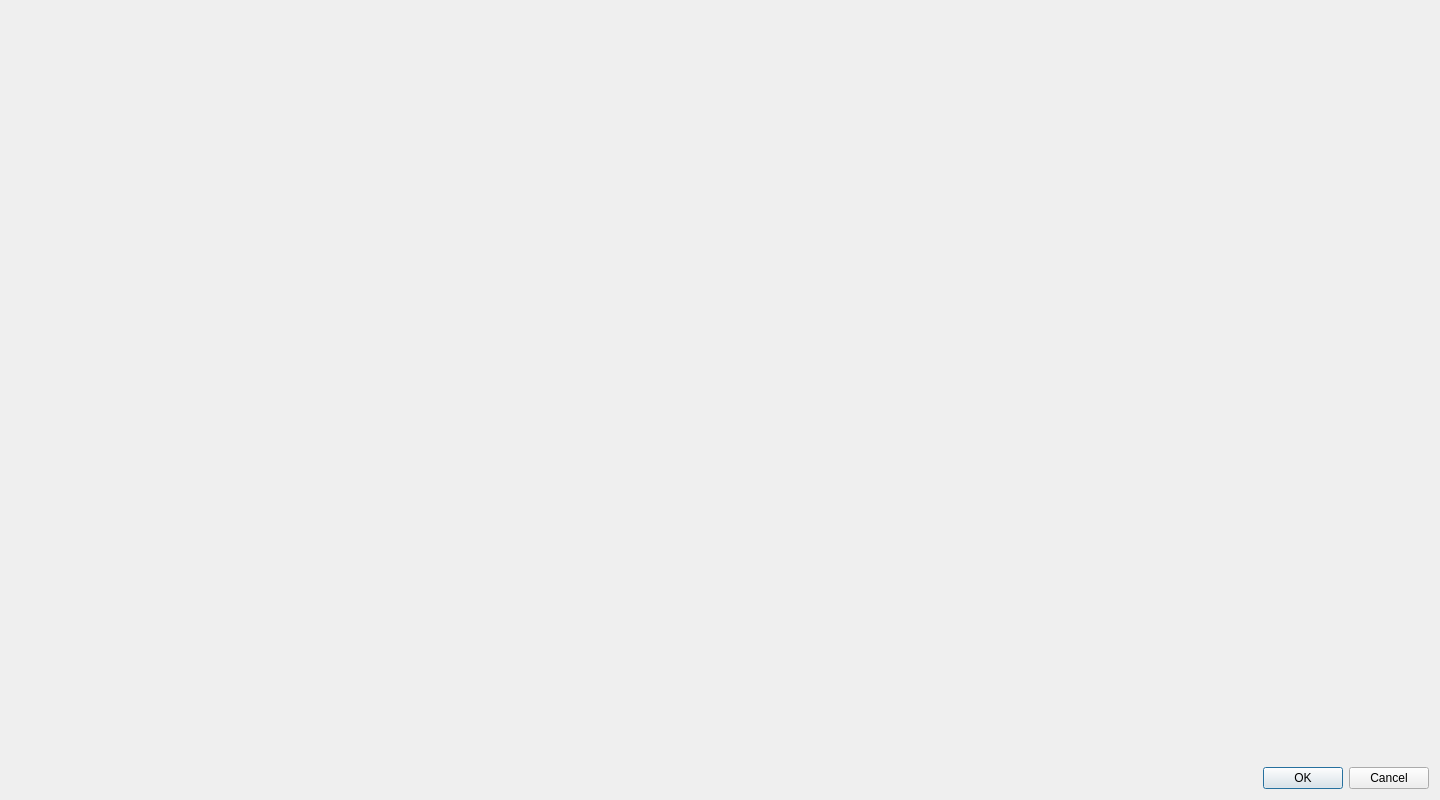
<?xml version="1.0" encoding="UTF-8"?>
<ui version="4.0">
 <class>TemporalSeriesDialog</class>
 <widget class="QDialog" name="TemporalSeriesDialog">
  <property name="geometry">
   <rect>
    <x>0</x>
    <y>0</y>
    <width>1440</width>
    <height>800</height>
   </rect>
  </property>
  <property name="windowTitle">
   <string>Attribute Exploration</string>
  </property>
  <layout class="QVBoxLayout" name="verticalLayout">
   <item>
    <layout class="QGridLayout" name="gridLayout">
     <property name="verticalSpacing">
      <number>0</number>
     </property>
     <item row="0" column="1">
      <widget class="TemporalSeriesPlotWidget" name="widget_2" native="true"/>
     </item>
     <item row="2" column="1">
      <widget class="TemporalSeriesPlotWidget" name="widget_8" native="true"/>
     </item>
     <item row="2" column="2">
      <widget class="TemporalSeriesPlotWidget" name="widget_9" native="true"/>
     </item>
     <item row="2" column="0">
      <widget class="TemporalSeriesPlotWidget" name="widget_7" native="true"/>
     </item>
     <item row="3" column="0">
      <widget class="TemporalSeriesPlotWidget" name="widget_10" native="true"/>
     </item>
     <item row="1" column="0">
      <widget class="TemporalSeriesPlotWidget" name="widget_4" native="true"/>
     </item>
     <item row="1" column="1">
      <widget class="TemporalSeriesPlotWidget" name="widget_5" native="true"/>
     </item>
     <item row="4" column="1">
      <widget class="TemporalSeriesPlotWidget" name="widget_14" native="true"/>
     </item>
     <item row="0" column="0">
      <widget class="TemporalSeriesPlotWidget" name="widget_1" native="true"/>
     </item>
     <item row="1" column="2">
      <widget class="TemporalSeriesPlotWidget" name="widget_6" native="true"/>
     </item>
     <item row="3" column="1">
      <widget class="TemporalSeriesPlotWidget" name="widget_11" native="true"/>
     </item>
     <item row="4" column="0">
      <widget class="TemporalSeriesPlotWidget" name="widget_13" native="true"/>
     </item>
     <item row="0" column="2">
      <widget class="TemporalSeriesPlotWidget" name="widget_3" native="true"/>
     </item>
     <item row="3" column="2">
      <widget class="TemporalSeriesPlotWidget" name="widget_12" native="true"/>
     </item>
    </layout>
   </item>
   <item>
    <widget class="QDialogButtonBox" name="buttonBox">
     <property name="orientation">
      <enum>Qt::Horizontal</enum>
     </property>
     <property name="standardButtons">
      <set>QDialogButtonBox::Cancel|QDialogButtonBox::Ok</set>
     </property>
    </widget>
   </item>
  </layout>
 </widget>
 <customwidgets>
  <customwidget>
   <class>TemporalSeriesPlotWidget</class>
   <extends>QWidget</extends>
   <header>temporalseriesplotwidget.h</header>
   <container>1</container>
  </customwidget>
 </customwidgets>
 <resources/>
 <connections>
  <connection>
   <sender>buttonBox</sender>
   <signal>accepted()</signal>
   <receiver>TemporalSeriesDialog</receiver>
   <slot>accept()</slot>
   <hints>
    <hint type="sourcelabel">
     <x>248</x>
     <y>254</y>
    </hint>
    <hint type="destinationlabel">
     <x>157</x>
     <y>274</y>
    </hint>
   </hints>
  </connection>
  <connection>
   <sender>buttonBox</sender>
   <signal>rejected()</signal>
   <receiver>TemporalSeriesDialog</receiver>
   <slot>reject()</slot>
   <hints>
    <hint type="sourcelabel">
     <x>316</x>
     <y>260</y>
    </hint>
    <hint type="destinationlabel">
     <x>286</x>
     <y>274</y>
    </hint>
   </hints>
  </connection>
 </connections>
</ui>
